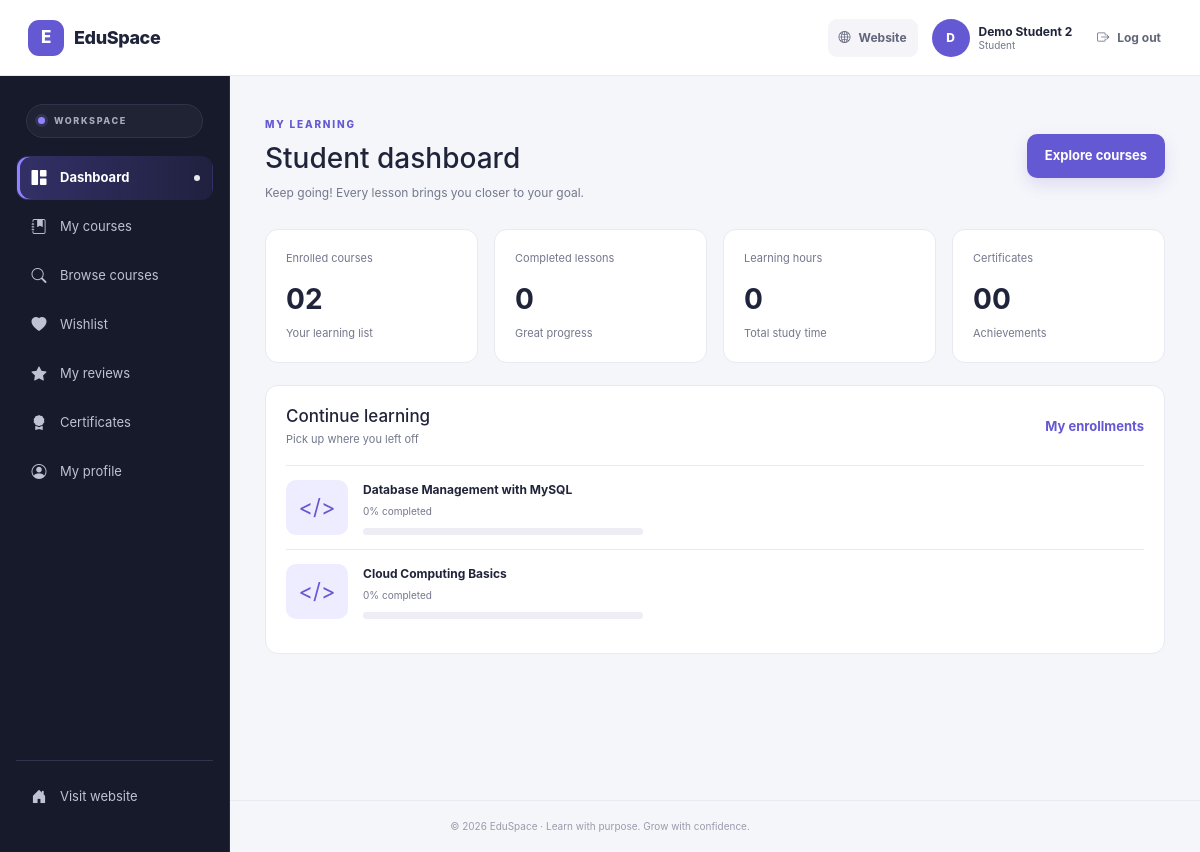
The page /admin/student_dashboard.php (signed in) on the database its author committed.
### tables this page shows
CREATE TABLE `enrollments` (
  `id` bigint UNSIGNED NOT NULL,
  `student_id` bigint UNSIGNED NOT NULL,
  `course_id` bigint UNSIGNED NOT NULL,
  `enrolled_at` timestamp NULL DEFAULT CURRENT_TIMESTAMP,
  `status` enum('pending','active','completed','cancelled') DEFAULT 'pending',
  `progress_percent` decimal(5,2) DEFAULT '0.00',
  `completed_at` datetime DEFAULT NULL
);

CREATE TABLE `courses` (
  `id` bigint UNSIGNED NOT NULL,
  `instructor_id` bigint UNSIGNED NOT NULL,
  `category_id` bigint UNSIGNED NOT NULL,
  `title` varchar(200) NOT NULL,
  `slug` varchar(220) NOT NULL,
  `short_description` varchar(500) DEFAULT NULL,
  `description` longtext,
  `thumbnail` varchar(255) DEFAULT NULL,
  `level` enum('beginner','intermediate','advanced') DEFAULT 'beginner',
  `price` decimal(10,2) NOT NULL DEFAULT '0.00',
  `language` varchar(60) DEFAULT 'English',
  `status` enum('draft','published','archived') DEFAULT 'draft',
  `created_at` timestamp NULL DEFAULT CURRENT_TIMESTAMP,
  `updated_at` timestamp NULL DEFAULT CURRENT_TIMESTAMP ON UPDATE CURRENT_TIMESTAMP
);

### admin/student_dashboard.php (the view, shortened to what this page needs)
<?php
include_once("../db_config.php");
$email = $conn->real_escape_string($_SESSION['email']);
$user = $conn->query("SELECT id FROM users WHERE email='$email' AND role='student' LIMIT 1")->fetch_assoc();
$studentId = (int) $user['id'];
function student_escape($value) { return htmlspecialchars((string) $value, ENT_QUOTES, 'UTF-8'); }
$enrolledCount = (int) $conn->query("SELECT COUNT(*) AS total FROM enrollments WHERE student_id=$studentId")->fetch_assoc()['total'];
$certificateCount = (int) $conn->query(
    "SELECT COUNT(*) AS total
     FROM certificates c
     JOIN enrollments e ON e.id=c.enrollment_id
     WHERE e.student_id=$studentId"
)->fetch_assoc()['total'];
$learning = $conn->query("SELECT c.id,c.title,e.progress_percent FROM enrollments e JOIN courses c ON c.id=e.course_id WHERE e.student_id=$studentId ORDER BY e.enrolled_at DESC LIMIT 10");
include '../includes/dashboard_header.php';
?>
<main class="dashboard-content">
    <div class="dashboard-container">
<section class="welcome-row">
    <div>
        <span class="eyebrow">MY LEARNING</span>
        <h1>Student dashboard</h1>
        <p>Keep going! Every lesson brings you closer to your goal.</p>
    </div>
    <a class="btn btn-primary" href="../index.html#courses">Explore courses</a></section>
<div class="metric-grid">
    <article class="metric-card">
        <span>Enrolled courses</span>
        <strong><?php echo str_pad((string) $enrolledCount, 2, '0', STR_PAD_LEFT); ?></strong>
        <small>Your learning list</small>
    </article>
    <article class="metric-card">
        <span>Completed lessons</span>
        <strong>0</strong>
        <small>Great progress</small>
    </article>
    <article class="metric-card">
        <span>Learning hours</span>
        <strong>0</strong>
        <small>Total study time</small>
    </article>
    <article class="metric-card">
        <span>Certificates</span>
        <strong><?php echo str_pad((string) $certificateCount, 2, '0', STR_PAD_LEFT); ?></strong>
        <small>Achievements</small>
    </article>
</div>
<section class="panel">
    <div class="panel-heading">
        <div>
            <h2>Continue learning</h2>
            <p>Pick up where you left off</p>
        </div>
        <a class="text-link" href="../crud/enrollments/index.php">My enrollments</a>
    </div>
    <?php if ($learning && $learning->num_rows > 0): ?>
        <?php while ($course = $learning->fetch_assoc()):
            $progress = (float) $course['progress_percent'];
        ?>
            <div class="learning-row">
                <div class="learning-thumb art-purple">&lt;/&gt;</div>
                <div class="learning-info">
                    <b><?php echo student_escape($course['title']); ?></b>
                    <small><?php echo number_format($progress, 0); ?>% completed</small>
                    <div class="progress"><span style="width:<?php echo (int) $progress; ?>%"></span></div>
                </div>
            </div>
        <?php endwhile; ?>
    <?php else: ?>
        <p>No enrolled courses yet.</p>
    <?php endif; ?>
</section>
<?php include '../includes/dashboard_footer.php'; ?>

### assets/css/style.css (style rules this page uses)
:root { --ink:#20243a; --muted:#73788c; --purple:#6558d3;--purple-dark:#5145bd; --line:#e9eaf1;--surface:#fff;--bg:#f7f7fb;--green:#dff5e9 }
* { box-sizing:border-box }
body { margin:0;font-family:Inter,ui-sans-serif,system-ui,-apple-system,"Segoe UI",sans-serif;color:var(--ink);background:#fff }
a { text-decoration:none;color:inherit }
.btn { display:inline-flex;align-items:center;justify-content:center;gap:9px;border:0;border-radius:10px;padding:12px 18px;font-weight:700;font-size:13px;cursor:pointer }
.btn-primary { background:var(--purple);color:#fff;box-shadow:0 7px 16px #6558d329 }
.text-link { color:var(--purple);font-size:13px;font-weight:700 }
.eyebrow { font-size:10px;letter-spacing:1.8px;color:var(--purple);font-weight:800 }
.progress { height:7px;border-radius:10px;background:#eeedf5;overflow:hidden;margin-top:9px }
.art-purple { background:#eeecff;color:#6558d3 }
.dashboard-page { background:var(--bg);min-height:100vh }
.dashboard-content { flex:1;padding:34px 35px }
.dashboard-container { max-width:1100px;margin:auto }
.welcome-row { display:flex;align-items:center;justify-content:space-between;margin-bottom:27px }
.welcome-row h1 { font-size:28px;margin:8px 0 }
.welcome-row p { font-size:12px;color:var(--muted);margin:0 }
.metric-grid { display:grid;grid-template-columns:repeat(4,1fr);gap:16px;margin-bottom:22px }
.metric-card,.panel { background:#fff;border:1px solid var(--line);border-radius:13px;padding:20px }
.metric-card span,.metric-card small { display:block;color:var(--muted);font-size:11px }
.metric-card strong { display:block;font-size:28px;margin:12px 0 5px }
.panel { margin-top:20px }
.panel-heading { display:flex;align-items:center;justify-content:space-between;margin-bottom:18px }
.panel-heading h2 { font-size:17px;margin:0 0 5px }
.panel-heading p { font-size:11px;color:var(--muted);margin:0 }
.learning-row { display:flex;align-items:center;gap:15px;padding:14px 0;border-top:1px solid var(--line) }
.learning-thumb { width:62px;height:55px;border-radius:10px;display:grid;place-items:center;font-size:22px }
.learning-info { flex:1 }
.learning-info b,.learning-info small { display:block;font-size:12px }
.learning-info small { color:var(--muted);font-size:10px;margin-top:5px }
.learning-info .progress { max-width:280px;margin-top:9px }

### assets/css/dashboard-sidebar.css (style rules this page uses)
.dashboard-page { background-color: #f5f6fa; }
@media (min-width: 801px) { .dashboard-layout .dashboard-content { margin-left: 230px; } }
.dashboard-layout .dashboard-content { min-width: 0; }
@media (min-width: 801px) { .dashboard-layout .dashboard-content { min-width: 0; } }

### rows shown on the page
enrollments: course.title "Database Management with MySQL", progress_percent "0"
enrollments: course.title "Cloud Computing Basics", progress_percent "0"

### other values the page prints
$topbarInitial "D"
$topbarName "Demo Student 2"
$topbarRole "Student"
str_pad((string) $enrolledCount, 2, '0', STR_PAD_LEFT) "02"
str_pad((string) $certificateCount, 2, '0', STR_PAD_LEFT) "00"
